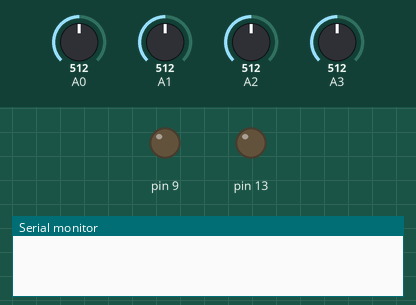
Simulated run of this sketch. Board: Arduino Uno, built with avr-gcc and run on an emulated ATmega328P. Parts: output pins drawn as LEDs (lit = HIGH), the last lines printed to the serial monitor. The test bench sets the inputs (shaded band); at power-on: A0 = 512, A1 = 512, A2 = 512, A3 = 512.

Above: at 0.1 s.
At 1.5 s:
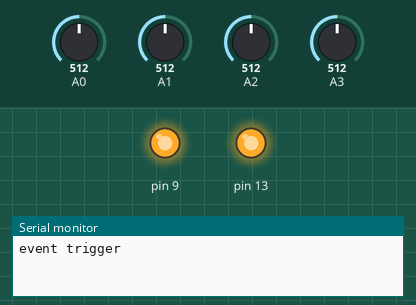
Timing chart, 0 to 6.4 s (numbered marks = the images above):
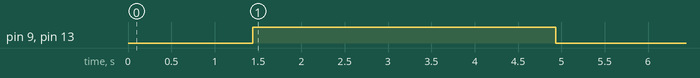

Measured:
- by itself, pin 9, pin 13: LOW → HIGH at 1.4 s, → LOW 3.5 s later

The sketch:

AWS_Hackathon_arduino_nano_code.ino
```cpp
unsigned long int mean1 = 0;
unsigned long int val1 = 0;

unsigned long int mean2 = 0;
unsigned long int val2 = 0;

unsigned long int mean3 = 0;
unsigned long int val3 = 0;

unsigned long int mean4 = 0;
unsigned long int val4 = 0;

int positionvar = 0;
int prevpositon = 1;
int a = 1;


void setup()

{
  Serial.begin(9600);
  pinMode(13, OUTPUT);
  pinMode(9, OUTPUT);
}


void loop()

{
  for (int i = 0; i < 1000; i++)
  {
    int sensorValue1 = analogRead(A0);
    int sensorValue2 = analogRead(A1);
    int sensorValue3 = analogRead(A2);
    int sensorValue4 = analogRead(A3);

    mean1 = mean1 + sensorValue1;
    mean2 = mean2 + sensorValue2;
    mean3 = mean3 + sensorValue3;
    mean4 = mean4 + sensorValue4;
    delay(1);
  }

  val1 = (mean1 / 1000);
  val2 = (mean2 / 1000);
  val3 = (mean3 / 1000);
  val4 = (mean4 / 1000);

  if (val1 >= 900)
  {
    positionvar = 2;
  }


  if (val2 >= 900)
  {

    positionvar = 1;
  }


  if (val3 >= 900)
  {
    positionvar = 4;

  }


  if (val4 >= 900)
  {
    positionvar = 3;
  }

  if (prevpositon != positionvar)
  {
    Serial.println("event trigger");
    digitalWrite(13, HIGH);
    digitalWrite(9, HIGH);
    delay(3500);
    digitalWrite(13, LOW);
    digitalWrite(9, LOW);

  }


  Serial.print("val1 : ");
  Serial.println(val1);
  Serial.print("val2 : ");
  Serial.println(val2);
  Serial.print("val3 : ");
  Serial.println(val3);
  Serial.print("val4 : ");
  Serial.println(val4);

  Serial.print("prevpositon : ");
  Serial.println(prevpositon);
  Serial.print("positionvar : ");
  Serial.println(positionvar);
  Serial.println("======================================");

  mean1 = 0;
  mean2 = 0;
  mean3 = 0;
  mean4 = 0;
  prevpositon = positionvar;
  delay(1000);

}
```
